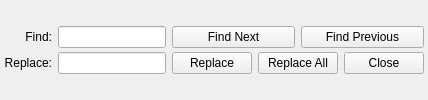
<?xml version="1.0" encoding="UTF-8"?>
<!--
  ~ Wireshark - Network traffic analyzer
  ~ By Gerald Combs <gerald@wireshark.org>
  ~ Copyright 1998 Gerald Combs
  ~
  ~ SPDX-License-Identifier: GPL-2.0-or-later
  -->
<ui version="4.0">
 <class>LuaDebuggerFindFrame</class>
 <widget class="AccordionFrame" name="LuaDebuggerFindFrame">
  <property name="frameShape">
   <enum>QFrame::NoFrame</enum>
  </property>
  <property name="frameShadow">
   <enum>QFrame::Plain</enum>
  </property>
  <layout class="QVBoxLayout" name="verticalLayout">
   <property name="spacing">
    <number>4</number>
   </property>
   <property name="leftMargin">
    <number>4</number>
   </property>
   <property name="topMargin">
    <number>2</number>
   </property>
   <property name="rightMargin">
    <number>4</number>
   </property>
   <property name="bottomMargin">
    <number>2</number>
   </property>
   <item>
    <layout class="QGridLayout" name="findReplaceGrid">
     <property name="horizontalSpacing">
      <number>6</number>
     </property>
     <property name="verticalSpacing">
      <number>4</number>
     </property>
     <item row="0" column="0">
      <widget class="QLabel" name="findLabel">
       <property name="text">
        <string>Find:</string>
       </property>
       <property name="alignment">
        <set>Qt::AlignRight|Qt::AlignTrailing|Qt::AlignVCenter</set>
       </property>
      </widget>
     </item>
     <item row="0" column="1">
      <widget class="QLineEdit" name="findLineEdit"/>
     </item>
     <item row="0" column="2">
      <layout class="QHBoxLayout" name="findButtonsLayout">
       <property name="spacing">
        <number>6</number>
       </property>
       <item>
        <widget class="QPushButton" name="findNextButton">
         <property name="text">
          <string>Find Next</string>
         </property>
        </widget>
       </item>
       <item>
        <widget class="QPushButton" name="findPreviousButton">
         <property name="text">
          <string>Find Previous</string>
         </property>
        </widget>
       </item>
      </layout>
     </item>
     <item row="1" column="0">
      <widget class="QLabel" name="replaceLabel">
       <property name="text">
        <string>Replace:</string>
       </property>
       <property name="alignment">
        <set>Qt::AlignRight|Qt::AlignTrailing|Qt::AlignVCenter</set>
       </property>
      </widget>
     </item>
     <item row="1" column="1">
      <widget class="QLineEdit" name="replaceLineEdit"/>
     </item>
     <item row="1" column="2">
      <layout class="QHBoxLayout" name="replaceButtonsLayout">
       <property name="spacing">
        <number>6</number>
       </property>
       <item>
        <widget class="QPushButton" name="replaceButton">
         <property name="text">
          <string>Replace</string>
         </property>
        </widget>
       </item>
       <item>
        <widget class="QPushButton" name="replaceAllButton">
         <property name="text">
          <string>Replace All</string>
         </property>
        </widget>
       </item>
       <item>
        <widget class="QPushButton" name="closeButton">
         <property name="text">
          <string>Close</string>
         </property>
        </widget>
       </item>
      </layout>
     </item>
    </layout>
   </item>
  </layout>
 </widget>
 <customwidgets>
  <customwidget>
   <class>AccordionFrame</class>
   <extends>QFrame</extends>
   <header>accordion_frame.h</header>
   <container>1</container>
  </customwidget>
 </customwidgets>
 <resources/>
 <connections/>
</ui>
